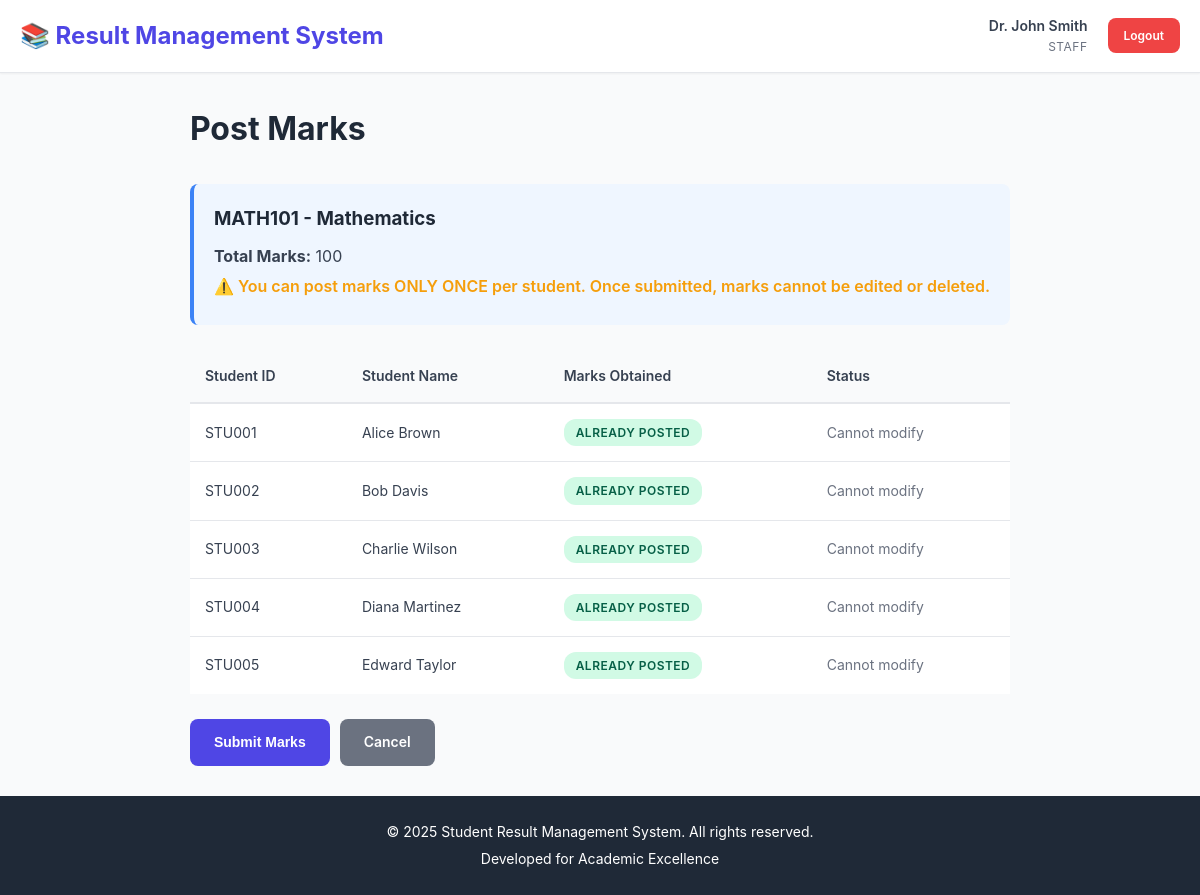
The page /staff/post_marks.php?subject_id=1 (signed in) on the database its author committed.
### tables this page shows
CREATE TABLE subjects (
    id INT AUTO_INCREMENT PRIMARY KEY,
    subject_code VARCHAR(20) UNIQUE NOT NULL,
    subject_name VARCHAR(100) NOT NULL,
    total_marks INT NOT NULL DEFAULT 100,
    created_at TIMESTAMP DEFAULT CURRENT_TIMESTAMP
);

CREATE TABLE students (
    id INT AUTO_INCREMENT PRIMARY KEY,
    student_id VARCHAR(20) UNIQUE NOT NULL,
    full_name VARCHAR(100) NOT NULL,
    email VARCHAR(100),
    phone VARCHAR(15),
    class VARCHAR(50),
    created_at TIMESTAMP DEFAULT CURRENT_TIMESTAMP
);

### staff/post_marks.php (the view, shortened to what this page needs)
<?php
$subject_id = $_GET['subject_id'] ?? 0;
$conn = getDBConnection();
$stmt = $conn->prepare("SELECT id, subject_code, subject_name, total_marks FROM subjects WHERE id = ?");
$stmt->bind_param("i", $subject_id);
$stmt->execute();
$result = $stmt->get_result();
$subject = $result->fetch_assoc();
$students = [];
$result = $conn->query("SELECT id, student_id, full_name FROM students ORDER BY student_id");
while ($row = $result->fetch_assoc()) {
    $checkStmt = $conn->prepare("SELECT id FROM marks WHERE student_id = ? AND subject_id = ?");
    $checkStmt->bind_param("ii", $row['id'], $subject_id);
    $checkStmt->execute();
    $checkResult = $checkStmt->get_result();
    $row['has_marks'] = $checkResult->num_rows > 0;
    $students[] = $row;
}
?>
<!DOCTYPE html>
<html lang="en">
<head>
    <link rel="stylesheet" href="../assets/css/style.css">
</head>
<body>
    <?php include '../includes/header.php'; ?>
    <div class="container">
        <h1 class="page-title">Post Marks</h1>
        <div class="info-box">
            <h3><?php echo htmlspecialchars($subject['subject_code'] . ' - ' . $subject['subject_name']); ?></h3>
            <p><strong>Total Marks:</strong> <?php echo $subject['total_marks']; ?></p>
            <p class="warning-text">⚠️ You can post marks ONLY ONCE per student. Once submitted, marks cannot be edited or deleted.</p>
        </div>
        <form method="POST" action="" class="marks-form">
            <div class="table-container">
                <table class="data-table">
                    <thead>
                        <tr>
                            <th>Student ID</th>
                            <th>Student Name</th>
                            <th>Marks Obtained</th>
                            <th>Status</th>
                        </tr>
                    </thead>
                    <tbody>
                        <?php foreach ($students as $student): ?>
                            <tr>
                                <td><?php echo $student['student_id']; ?></td>
                                <td><?php echo htmlspecialchars($student['full_name']); ?></td>
                                <td>
                                    <?php if ($student['has_marks']): ?>
                                        <span class="badge badge-success">Already Posted</span>
                                    <?php endif; ?>
                                </td>
                                <td>
                                    <?php if ($student['has_marks']): ?>
                                        <span class="text-muted">Cannot modify</span>
                                    <?php else: ?>
                                        <span class="text-info">Pending</span>
                                    <?php endif; ?>
                                </td>
                            </tr>
                        <?php endforeach; ?>
                    </tbody>
                </table>
            </div>
            <div class="form-actions">
                <button type="submit" class="btn btn-primary">Submit Marks</button>
                <a href="dashboard.php" class="btn btn-secondary">Cancel</a>
            </div>
        </form>
    </div>
    <?php include '../includes/footer.php'; ?>
</body>
</html>

### assets/css/style.css (style rules this page uses)
* { margin: 0; padding: 0; box-sizing: border-box; }
:root { --primary-color: #4f46e5; --primary-dark: #4338ca; --secondary-color: #10b981; --danger-color: #ef4444; --warning-color: #f59e0b; --info-color: #3b82f6; --dark-color: #1f2937; --light-color: #f9fafb; --border-color: #e5e7eb; --text-color: #374151; --text-light: #6b7280; --shadow-sm: 0 1px 2px 0 rgba(0, 0, 0, 0.05); --shadow-md: 0 4px 6px -1px rgba(0, 0, 0, 0.1); --shadow-lg: 0 10px 15px -3px rgba(0, 0, 0, 0.1); --radius: 8px; }
body { font-family: -apple-system, BlinkMacSystemFont, 'Segoe UI', Roboto, 'Helvetica Neue', Arial, sans-serif; background-color: var(--light-color); color: var(--text-color); line-height: 1.6; min-height: 100vh; display: flex; flex-direction: column; }
.container { max-width: 1200px; margin: 0 auto; padding: 30px 20px; flex: 1; }
.page-title { font-size: 32px; color: var(--dark-color); margin-bottom: 30px; font-weight: 700; }
.form-actions { margin-top: 25px; display: flex; gap: 10px; }
.btn { display: inline-block; padding: 12px 24px; border: none; border-radius: var(--radius); font-size: 14px; font-weight: 600; text-align: center; text-decoration: none; cursor: pointer; transition: all 0.2s; }
.btn-primary { background: var(--primary-color); color: white; }
.btn-secondary { background: var(--text-light); color: white; }
.table-container { overflow-x: auto; margin-bottom: 20px; }
.data-table { width: 100%; border-collapse: collapse; background: white; font-size: 14px; }
.data-table thead { background: var(--light-color); }
.data-table th { padding: 15px; text-align: left; font-weight: 600; color: var(--text-color); border-bottom: 2px solid var(--border-color); }
.data-table td { padding: 15px; border-bottom: 1px solid var(--border-color); }
.data-table tbody tr:last-child td { border-bottom: none; }
.text-muted { color: var(--text-light); }
.badge { display: inline-block; padding: 4px 12px; border-radius: 12px; font-size: 12px; font-weight: 600; text-transform: uppercase; letter-spacing: 0.5px; }
.badge-success { background: #d1fae5; color: #065f46; }
.info-box { background: #eff6ff; border-left: 4px solid var(--info-color); border-radius: var(--radius); padding: 20px; margin-bottom: 25px; }
.info-box h3 { color: var(--dark-color); margin-bottom: 10px; }
.info-box p { color: var(--text-color); margin: 5px 0; }
.warning-text { color: var(--warning-color) !important; font-weight: 600; }

### rows shown on the page
subjects: subject_code+subject_name "MATH101 - Mathematics", total_marks "100"
students: student "STU001", full_name "Alice Brown"
students: student "STU002", full_name "Bob Davis"
students: student "STU003", full_name "Charlie Wilson"
students: student "STU004", full_name "Diana Martinez"
students: student "STU005", full_name "Edward Taylor"

### other values the page prints
$full_name "Dr. John Smith"
$current_role "STAFF"
